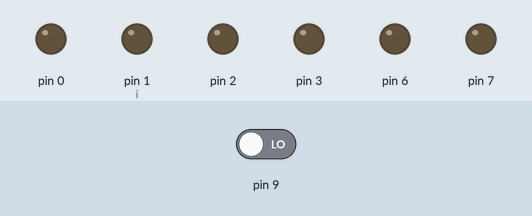
Simulated run of this sketch. Board: Arduino Uno, built with avr-gcc and run on an emulated ATmega328P. Parts: output pins drawn as LEDs (lit = HIGH). The inputs (shaded band) are chosen by the test bench; at power-on: pin 9 LOW.

Above: at 1.2 s.
1.3 s: pin 9 driven HIGH
At 1.65 s:
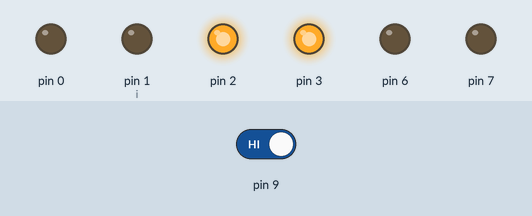
At 2.15 s:
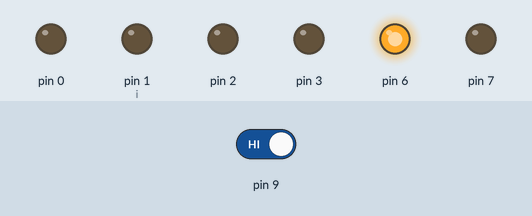
4.3 s: pin 9 driven LOW
At 5.4 s:
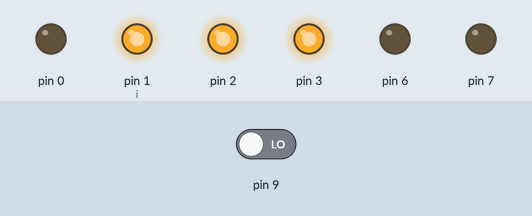
Timing chart, 0 to 7.3 s (numbered marks = the images above; inputs shaded):
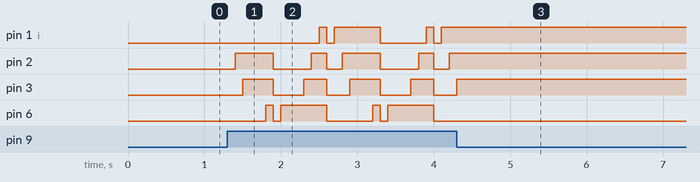

The sketch:

tugas162.ino
```cpp
// Praktikum EL3116 - Sistem Microprosesor
// Modul : 1
// Percobaan : 1
// Tanggal : 10 Februari 2023
// Kelompok : 10
// Rombongan : B
// Nama (NIM) 1 : Ahmad Aziz (13220034)
// Nama (NIM) 2 : Amelia Ats Tsaniyah Fajri (13220002)
// Nama File : tugas162.ino
// Deskripsi : running led
// Running led

bool state = 0;
void setup() {
	pinMode(0, OUTPUT);
	pinMode(1, OUTPUT);
	pinMode(2, OUTPUT);
	pinMode(3, OUTPUT);
	pinMode(6, OUTPUT);
	pinMode(7, OUTPUT);

	pinMode(9, INPUT);
}
int i=1;
void loop() {
	if(digitalRead(9) == HIGH) {
		delay(100);
		if(state == 0) {
			i++;
			digitalWrite(i,HIGH);
			if (i==7) {
				state = 1;
				for(int j=0; j<8; j++) {
					digitalWrite(j,LOW);
				}
			}
		}
        else {
			i--;
			digitalWrite(i,HIGH);
			if(i==0) {
				state = 0;
				for(int j=0; j<8; j++) {
					digitalWrite(j,LOW);
				}
			}
		}

	}


}
```

Measured:
- after the input at 1.3 s, pin 1 (i): goes HIGH 0.10 s, LOW 0.10 s, HIGH 0.60 s, LOW 0.60 s, HIGH 0.10 s, LOW 0.10 s, then HIGH, starting after 1.2 s; pin 2: LOW → HIGH after 0.10 s, → LOW 0.50 s later, → HIGH 0.50 s later, → LOW 0.20 s later, … (9 changes in this stretch)
- after the input at 4.3 s, pin 1 (i), pin 2: stops changing and stays HIGH; pin 3: goes on until 4.3 s, then stays HIGH; pin 6: stops changing and stays LOW
